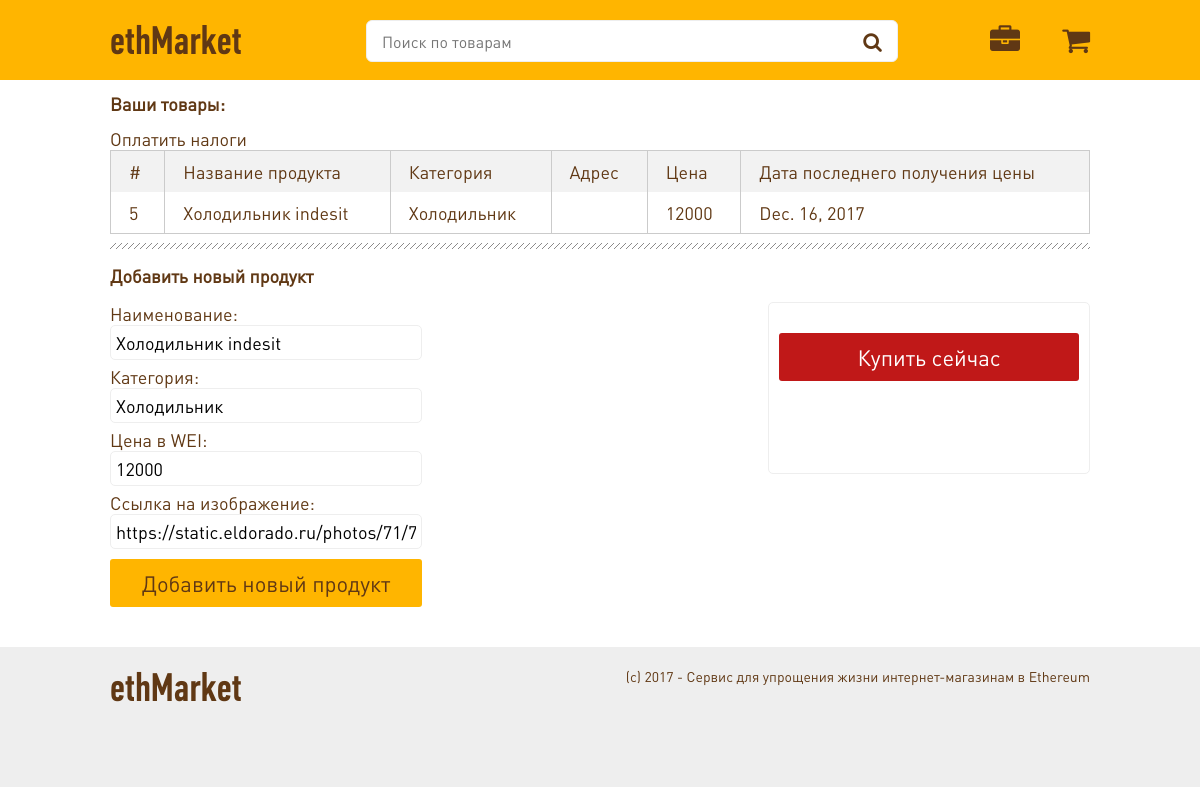
Before: /merchant/0x7003ae35b84486bc597e36618580539c7280ca5c with the older database file.
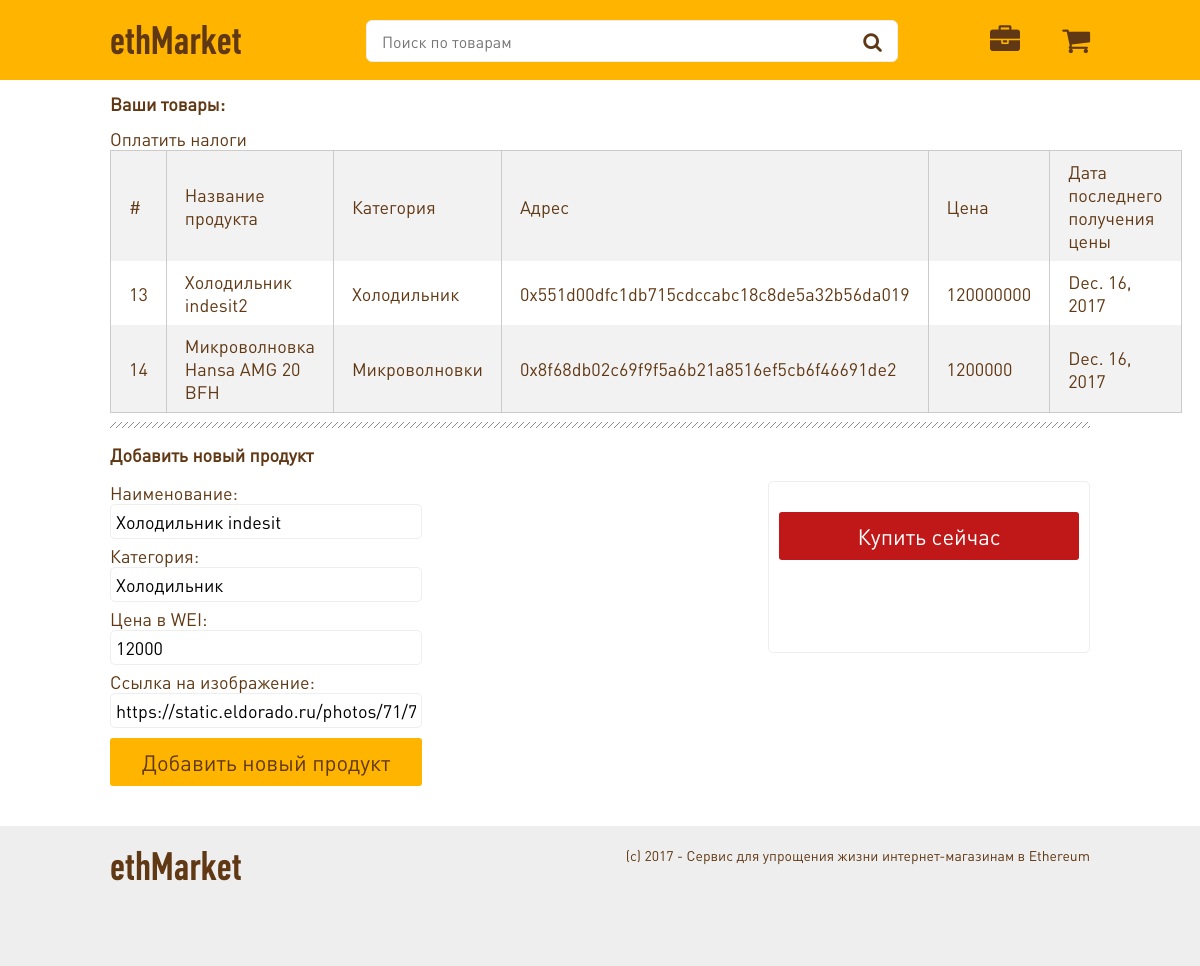
After: the same page with the newer database file.
### main/models.py (models this page shows, shortened)
class Products(models.Model):
    address = models.CharField(max_length=255)
    name = models.CharField(max_length=255)
    image = models.CharField(max_length=255)
    category = models.ForeignKey(Categories, on_delete=models.CASCADE)
    owner = models.ForeignKey(EthUsers, on_delete=models.CASCADE)
    price = models.IntegerField()
    last_price_date = models.DateField()

class Categories(models.Model):
    name = models.CharField(max_length=42)

### main/views.py (the view)
# urls.py: url(r'^merchant/(?P<user_address>\w+)$', views.merchantHistory),
def merchantHistory(request, user_address):
    user, created = EthUsers.objects.get_or_create(address=user_address)
    products = Products.objects.filter(owner=user)
    context = {
        'user':user,
        'products':products
    }
    return render(request, 'merchant_history.html', context)

### main/templates/merchant_history.html (shortened to what this page needs)
{% extends 'base.html' %}
{% block content %}
<div class="table">
    <div class="wrapper">
        <h1>Ваши товары:</h1>
        <div  class="payNalog">Оплатить налоги</div>
        {% if products %}
        <table>
            <tr>
                <td>#</td>
                <td>Название продукта</td>
                <td>Категория</td>
                <td>Адрес</td>
                <td>Цена</td>
                <td>Дата последнего получения цены</td>
            </tr>
            {% for product in products %}
            <tr>
                <td scope="row">{{product.id}}</td>
                <td>{{product.name}}</td>
                <td>{{product.category.name}}</td>
                <td>{{product.address}}</td>
                <td>{{product.price}}</td>
                <td>{{product.last_price_date}}</td>
            </tr>
            {% endfor %}
        </table>
        {% else %}
            <p style="text-align:center">У вас еще нет товаров :(</p>
        {% endif %}
        <hr>
        <h2>Добавить новый продукт</h2>
        <div class="flex">
            <div class="inputs">
                <div class="title">Наименование:</div>
                <input type="text" name="name" value="Холодильник indesit" required/>
                <div class="title">Категория:</div>
                <input type="text" name="category" value="Холодильник" required/>
                <div class="title">Цена в WEI:</div>
                <input type="text" name="price" value="12000" required/>
                <div class="title">Ссылка на изображение:</div>
                <input type="text" name="image" value="https://static.eldorado.ru/photos/71/713/459/65/new_71345965_l_1499474224.jpeg/resize/500x375/" required/>
                <a href="#" class="btn new_product">Добавить новый продукт</a>
            </div>
            <div class="preview">
                <div class="product">
                  <a href="#" class="product__button">Купить сейчас</a>
                </div>
            </div>
        </div>
    </div>
</div>
{% endblock %}

### main/templates/base.html (shortened to what this page needs)
{% load staticfiles %}
<!DOCTYPE html>
<html>
<head>
  <link rel="stylesheet" href="https://maxcdn.bootstrapcdn.com/font-awesome/4.7.0/css/font-awesome.min.css" type="text/css" />
  <link rel="stylesheet" href="{% static 'css/style.css' %}" type="text/css" />
</head>
<body>
  <div class="header">
    <div class="wrapper">
      <a href="/" class="logo">ethMarket</a>
      <div class="input">
        <input type="text" id="search" placeholder="Поиск по товарам">
        <i class="fa fa-search search" aria-hidden="true"></i>
      </div>
      <div class="rightblock">
        <a href="/merchant" class="merchant"><i class="fa fa-briefcase" aria-hidden="true"></i></a>
        <a href="/customer" class="customer"><i class="fa fa-shopping-cart" aria-hidden="true"></i></a>
      </div>
    </div>
  </div>
  {% block content %}
  {% endblock %}
  <div class="footer">
    <div class="wrapper">
      <a href="/" class="logo">ethMarket</a>
      <div class="text">
        (c) 2017 - Сервис для упрощения жизни интернет-магазинам в Ethereum<br>
      </div>
    </div>
  </div>
</body>
</html>

### static/css/style.css (style rules this page uses)
* { font-family: 'DINPro-Regular'; font-size:18px; }
body, html { margin: 0; padding: 0; height: 100%; position: relative; word-wrap: break-word; color:#603814; }
a { text-decoration:none; color:#603814; }
.wrapper { max-width:980px; margin:0 auto; position: relative; }
.header { width:100%; height:40px; background:#ffb500; padding-top:20px; padding-bottom:20px; }
.header .wrapper { display:flex; justify-content:space-between; align-items:middle; }
.header .logo { font-family: 'pf_din_text_comp_pro', sans-serif; font-size:40px; }
.header .input { min-width:500px; position:relative; }
.header .input .search { position:absolute; font-size:20px; z-index:999; cursor:pointer; top: 12px; right: -16px; }
.header .input input { border:1px solid #eee; padding:10px 15px; width:100%; height:20px; font-size:16px; font-family: 'DINPro-Regular', sans-serif; border-radius:6px; }
.header .rightblock { display:flex; justify-content:space-between; width:100px; color:#000; }
.header .rightblock a { font-size:30px; }
.product { width:300px; display:block; border:1px solid #eee; min-height:150px; padding:10px; border-radius:5px; }
.product .product__button { display:block; padding:10px; font-size:22px; background:#c01818; color:#fff; text-align:center; border-radius:3px; }
.footer { width:100%; height:100px; background:#eee; padding-top:20px; padding-bottom:20px; }
.footer .wrapper { display:flex; justify-content:space-between; align-items:middle; }
.footer .logo { font-family: 'pf_din_text_comp_pro', sans-serif; font-size:40px; }
.footer .text { font-size:14px; }
table { border-collapse: collapse; border-spacing: 0; empty-cells: show; border: 1px solid #cbcbcb; }
table td, table th { border-left: 1px solid #cbcbcb; border-width: 0 0 0 1px; font-size: inherit; margin: 0; overflow: visible; padding: 0.5em 1em; }
table td:first-child, table th:first-child { border-left-width: 0; }
table tr:nth-child(even) { background-color: transparent; }
table tr:nth-child(odd) { background-color: #f2f2f2; }
hr { height: 6px; background: url(/static/hr.png) repeat-x 0 0; border: 0; }
.table { padding-bottom:40px; }
.table table { width:100%; }
.table input { display:block; width:300px; margin-bottom:5px; padding:5px; border:1px solid #eee; border-radius:5px; }
.table .title { display:block; }
.table .flex { display:flex; justify-content: space-between; }
.table .new_product { display:block; padding:10px; font-size:22px; background:#ffb500; color:#603814; text-align:center; border-radius:3px; margin-top:10px; }

Changed rows visible on the page:
removed Products: id "5", name "Холодильник indesit", category.name "Холодильник", price "12000", last_price_date "Dec. 16, 2017"
added Products: id "13", name "Холодильник indesit2", category.name "Холодильник", address "0x551d00dfc1db715cdccabc18c8de5a32b56da019", price "120000000", last_price_date "Dec. 16, 2017"
added Products: id "14", name "Микроволновка Hansa AMG 20 BFH", category.name "Микроволновки", address "0x8f68db02c69f9f5a6b21a8516ef5cb6f46691de2", price "1200000", last_price_date "Dec. 16, 2017"
